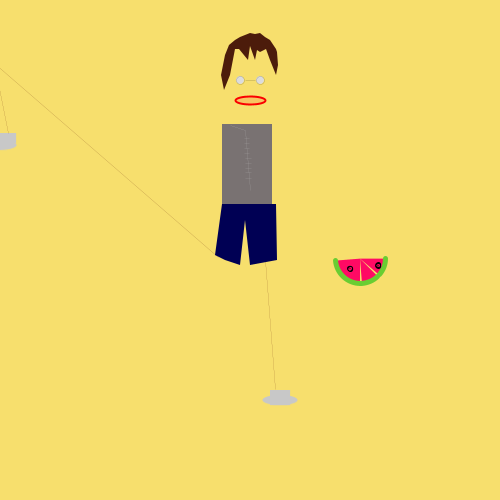
Frame 1 (no input)
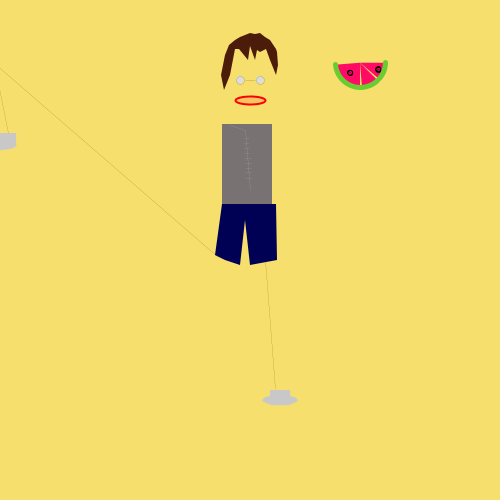
Frame 60 (the mouse pressed at the canvas centre just before this capture)
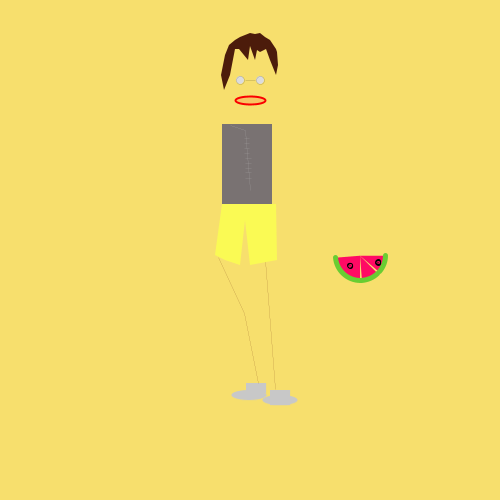
Frame 120 (the mouse held since frame 60 and released just before this capture)

The Processing sketch that drew these frames (run headless with seeded random() and noise(); from frame 60 on, the mouse is pressed at the canvas centre):

// Processing sketch: processing_40420
// ── processing_40420.pde

void setup(){
size(500,500);
frameRate(20);
}
 
void draw() {
background(247,223,109); 
 
 
  smooth();
//mouth
stroke(250,0,0);
strokeWeight(2);
fill(250,50,40,40);
ellipse(250,100,30,8);
  
//glasses
stroke(0);
strokeWeight(abs(mouseX-pmouseX/1));
fill(220);
ellipse(240,80,8,8);
ellipse(260,80,8,8);
line(245,80, 255,80);
  
//hair
fill(76,28,11);
noStroke();
beginShape();
vertex(276,75);
vertex(277,70);
vertex(278,65);
vertex(277,52);
vertex(276,49);
vertex(270,40);
vertex(265,37);
vertex(260,33);
vertex(255,34);
vertex(250,33);
vertex(245,35);
vertex(240,37);
vertex(235,40);
vertex(229,45);
vertex(225,55);
vertex(223,65);
vertex(221,75);
vertex(224,90);
vertex(230,75);
vertex(235,49);
vertex(239,49);
vertex(248,60);
vertex(248,60);
vertex(250,46);
vertex(255,60);
vertex(250,45);
vertex(255,60);
vertex(257,50);
vertex(260,52);
vertex(266,49);
vertex(270,60);
endShape();
  
//shirt
fill(121,114,114);
noStroke();
rect(222,124, 50,80);
  
//zipper
stroke(200);
strokeWeight(0);
line(245,130, 250,190);
line(244,138, 249,138);
line(244,143, 249,143);
line(244,148, 249,148);
line(244,153, 249,153);
line(245,158, 251,158);
line(245,163, 251,163);
line(245,168, 251,168);
line(245,172, 251,172);
line(245,178, 251,178);
line(245,130, 230,125);
 
 
//shoes
fill(200);
ellipse(mouseX-1,mouseY+145, 35,10);
ellipse(280,400, 35,10);
rect(mouseX-4,mouseY+133, 20,10);
rect(270,390, 20,15);
  
  
//moving leg
stroke(100,35,10);
fill(247,223,109);
line(218,257,mouseX-6,mouseY+63 );
line(mouseX-6,mouseY+63,mouseX+8,mouseY+133);
 
 
//straight leg
stroke(100,35,10);
fill(247,223,109);
beginShape();
vertex(265,260 );
vertex( 275,389);
 
endShape();
  
//watermellon

for(int i=200; i<300; i++);{
  float r=random(400);
  
strokeWeight(5);
fill(255,10,100);
stroke(105,205,50);
 
arc(360,r, 50,50, 0, QUARTER_PI-.08);
arc(360,r, 50,50, QUARTER_PI,HALF_PI-.08);
arc(360,r, 50,50, HALF_PI,PI-.08);
arc(360,r, 50,50, PI,HALF_PI-.5);
arc(360,r, 140,140, PI+HALF_PI, 0);
 
fill(0);
stroke(0);
ellipse(350,r+10,1,1);
ellipse(378,r+7,1,2);
}
 
 
  //pants
  fill(mouseX,mouseY,84);
noStroke();
beginShape();
vertex(222,204);
vertex(215,255);
vertex(225,260);
vertex(240,265);
vertex(245,220);
vertex(250,265);
vertex(277,260);
vertex(276,204);
endShape();
}
